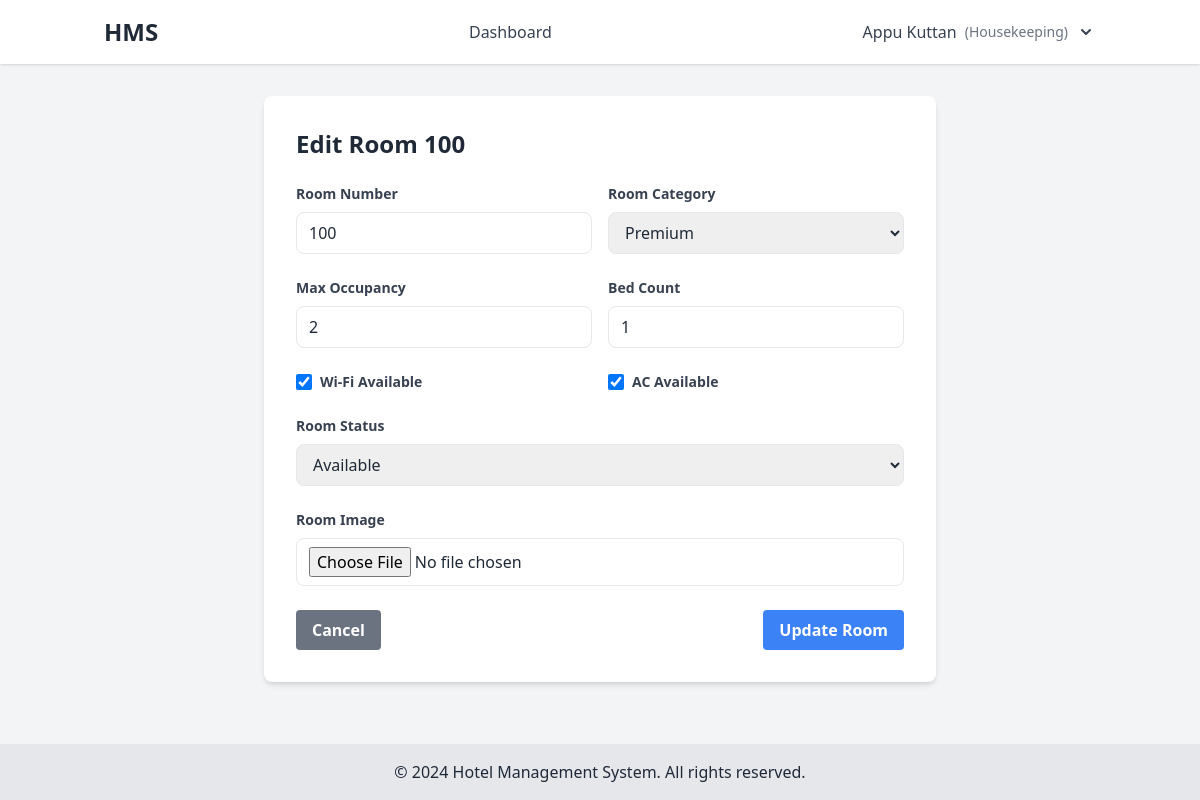
The page /edit-room/1/ (signed in) on the database its author committed.
### hms_app/models.py (models this page shows, shortened)
class User(AbstractUser):
    ADMIN = 'admin'
    MANAGER = 'manager'
    RECEPTIONIST = 'receptionist'
    HOUSEKEEPING = 'housekeeping'
    GUEST = 'guest'
    ROLE_CHOICES = [
        (ADMIN, 'Admin'),
        (MANAGER, 'Manager'),
        (RECEPTIONIST, 'Receptionist'),
        (HOUSEKEEPING, 'Housekeeping'),
        (GUEST, 'Guest'),
    ]
    role = models.CharField(max_length=20, choices=ROLE_CHOICES, default=GUEST)
    phone_number = models.CharField(max_length=15, blank=True)
    two_factor_enabled = models.BooleanField(default=False)
    two_factor_code = models.CharField(max_length=6, null=True, blank=True)

class Room(models.Model):
    ROOM_STATUS = [
        ('AVAILABLE', 'Available'),
        ('OCCUPIED', 'Occupied'),
        ('MAINTENANCE', 'Under Maintenance')
    ]
    room_number = models.CharField(max_length=10, unique=True)
    category = models.ForeignKey(RoomCategory, on_delete=models.PROTECT, related_name='rooms', null=True, blank=True)
    max_occupancy = models.PositiveIntegerField(default=2)
    bed_count = models.PositiveIntegerField(default=1)
    has_wifi = models.BooleanField(default=True)
    has_ac = models.BooleanField(default=True)
    status = models.CharField(max_length=20, choices=ROOM_STATUS, default='AVAILABLE')
    image = models.ImageField(upload_to='room_images/', null=True, blank=True)
    created_at = models.DateTimeField(default=timezone.now)
    updated_at = models.DateTimeField(auto_now=True)
    class Meta:
        ordering = ['room_number']

### hms_app/views.py (the view)
# urls.py: path('edit-room/<int:room_id>/', views.edit_room, name='edit_room'),
@login_required
def edit_room(request, room_id):
    room = get_object_or_404(Room, id=room_id)
    if request.method == 'POST':
        form = RoomForm(request.POST, request.FILES, instance=room)
        if form.is_valid():
            form.save()
            messages.success(request, 'Room updated successfully!')
            return redirect('room_management')
    else:
        form = RoomForm(instance=room)
    return render(request, 'admin/edit_room.html', {
        'form': form,
        'room': room
    })

### hms_app/forms.py
class RoomForm(forms.ModelForm):
    class Meta:
        model = Room
        fields = ['room_number', 'category', 'max_occupancy', 'bed_count',
                 'has_wifi', 'has_ac', 'status', 'image']
        widgets = {
            'room_number': forms.TextInput(attrs={'class': 'w-full px-3 py-2 border rounded-lg'}),
            'category': forms.Select(attrs={'class': 'w-full px-3 py-2 border rounded-lg'}),
            'max_occupancy': forms.NumberInput(attrs={'class': 'w-full px-3 py-2 border rounded-lg'}),
            'bed_count': forms.NumberInput(attrs={'class': 'w-full px-3 py-2 border rounded-lg'}),
            'has_wifi': forms.CheckboxInput(attrs={'class': 'h-4 w-4 text-blue-600'}),
            'has_ac': forms.CheckboxInput(attrs={'class': 'h-4 w-4 text-blue-600'}),
            'status': forms.Select(attrs={'class': 'w-full px-3 py-2 border rounded-lg'}),
            'image': forms.FileInput(attrs={'class': 'w-full px-3 py-2 border rounded-lg', 'accept': 'image/*'}),
        }

### hms_app/models.py (called while the page is built)
    def __str__(self):
        return self.name

### templates/admin/edit_room.html (shortened to what this page needs)
{% extends 'base.html' %}
{% block content %}
<div class="max-w-2xl mx-auto bg-white p-8 rounded-lg shadow-md">
    <div class="flex justify-between items-center mb-6">
        <h2 class="text-2xl font-bold">Edit Room {{ room.room_number }}</h2>
    </div>
    <form method="post" enctype="multipart/form-data">
        <div class="grid grid-cols-2 gap-4 mb-6">
            <div>
                <label class="block text-gray-700 text-sm font-bold mb-2">Room Number</label>
                {{ form.room_number }}
            </div>
            <div>
                <label class="block text-gray-700 text-sm font-bold mb-2">Room Category</label>
                {{ form.category }}
            </div>
        </div>
        <div class="grid grid-cols-2 gap-4 mb-6">
            <div>
                <label class="block text-gray-700 text-sm font-bold mb-2">Max Occupancy</label>
                {{ form.max_occupancy }}
            </div>
            <div>
                <label class="block text-gray-700 text-sm font-bold mb-2">Bed Count</label>
                {{ form.bed_count }}
            </div>
        </div>
        <div class="grid grid-cols-2 gap-4 mb-6">
            <div class="flex items-center">
                {{ form.has_wifi }}
                <label class="ml-2 text-gray-700 text-sm font-bold">Wi-Fi Available</label>
            </div>
            <div class="flex items-center">
                {{ form.has_ac }}
                <label class="ml-2 text-gray-700 text-sm font-bold">AC Available</label>
            </div>
        </div>
        <div class="mb-6">
            <label class="block text-gray-700 text-sm font-bold mb-2">Room Status</label>
            {{ form.status }}
        </div>
        <div class="mb-6">
            <label class="block text-gray-700 text-sm font-bold mb-2">Room Image</label>
            {{ form.image }}
        </div>
        <div class="flex justify-between">
            <a href="{% url 'room_management' %}"
                class="bg-gray-500 text-white font-bold py-2 px-4 rounded hover:bg-gray-600">
                Cancel
            </a>
            <button type="submit" class="bg-blue-500 text-white font-bold py-2 px-4 rounded hover:bg-blue-600">
                Update Room
            </button>
        </div>
    </form>
</div>
{% endblock %}

### templates/base.html (shortened to what this page needs)
<!DOCTYPE html>
<html lang="en">
<head>
    <script src="https://cdn.tailwindcss.com"></script>
</head>
<body class="min-h-screen bg-gray-100 text-gray-800 flex flex-col">
    <header class="bg-white shadow">
        <div class="container mx-auto px-4 py-4 flex justify-between items-center">
            <a href="{% url 'dashboard' %}" class="text-2xl font-bold">HMS</a>
            <nav class="space-x-4">
                {% if user.is_authenticated %}
                {% if user.role == 'admin' %}
                <a href="{% url 'dashboard' %}" class="text-gray-700 hover:text-blue-500">Dashboard</a>
                <a href="{% url 'room_list' %}" class="text-gray-700 hover:text-blue-500">Rooms</a>
                <a href="{% url 'generate_reports' %}" class="text-gray-700 hover:text-blue-500">Reports</a>
                <a href="{% url 'payroll_summary' %}" class="text-gray-700 hover:text-blue-500">Payroll</a>
                {% elif user.role == 'receptionist' %}
                <a href="{% url 'dashboard' %}" class="text-gray-700 hover:text-blue-500">Dashboard</a>
                <a href="{% url 'booking_list' %}" class="text-gray-700 hover:text-blue-500">Reservations</a>
                {% elif user.role == 'housekeeping' %}
                <a href="{% url 'dashboard' %}" class="text-gray-700 hover:text-blue-500">Dashboard</a>
                {% else %}
                <a href="{% url 'dashboard' %}" class="text-gray-700 hover:text-blue-500">Dashboard</a>
                <a href="{% url 'booking_list' %}" class="text-gray-700 hover:text-blue-500">My Bookings</a>
                {% endif %}
                {% endif %}
            </nav>
            <div class="flex items-center">
                {% if user.is_authenticated %}
                <div x-data="{ open: false }" class="relative">
                    <button @click="open = !open" class="flex items-center space-x-2 text-gray-700 hover:text-blue-500">
                        <span>{{ user.get_full_name|default:user.username }}</span>
                        <span class="text-sm text-gray-500">({{ user.role|title }})</span>
                        <svg xmlns="http://www.w3.org/2000/svg" class="h-5 w-5" viewBox="0 0 20 20" fill="currentColor">
                            <path fill-rule="evenodd"
                                d="M5.293 7.293a1 1 0 011.414 0L10 10.586l3.293-3.293a1 1 0 111.414 1.414l-4 4a1 1 0 01-1.414 0l-4-4a1 1 0 010-1.414z"
                                clip-rule="evenodd" />
                        </svg>
                    </button>
                </div>
                {% else %}
                <div class="space-x-4">
                    <a href="{% url 'login' %}" class="text-blue-500 hover:underline">Login</a>
                    <a href="{% url 'register' %}" class="text-blue-500 hover:underline">Register</a>
                </div>
                {% endif %}
            </div>
        </div>
    </header>
    <main class="container mx-auto px-4 py-8 flex-grow">
        {% block content %}{% endblock %}
    </main>
    <footer class="bg-gray-200 text-center py-4 mt-auto">
        <p>&copy; {% now "Y" %} Hotel Management System. All rights reserved.</p>
    </footer>
</body>
</html>

### rows shown on the page
User: get_full_name "Appu Kuttan", role "Housekeeping"
Room: room_number "100", category "Premium", max_occupancy "2", bed_count "1", has_wifi "☑", has_ac "☑", status "Available"
